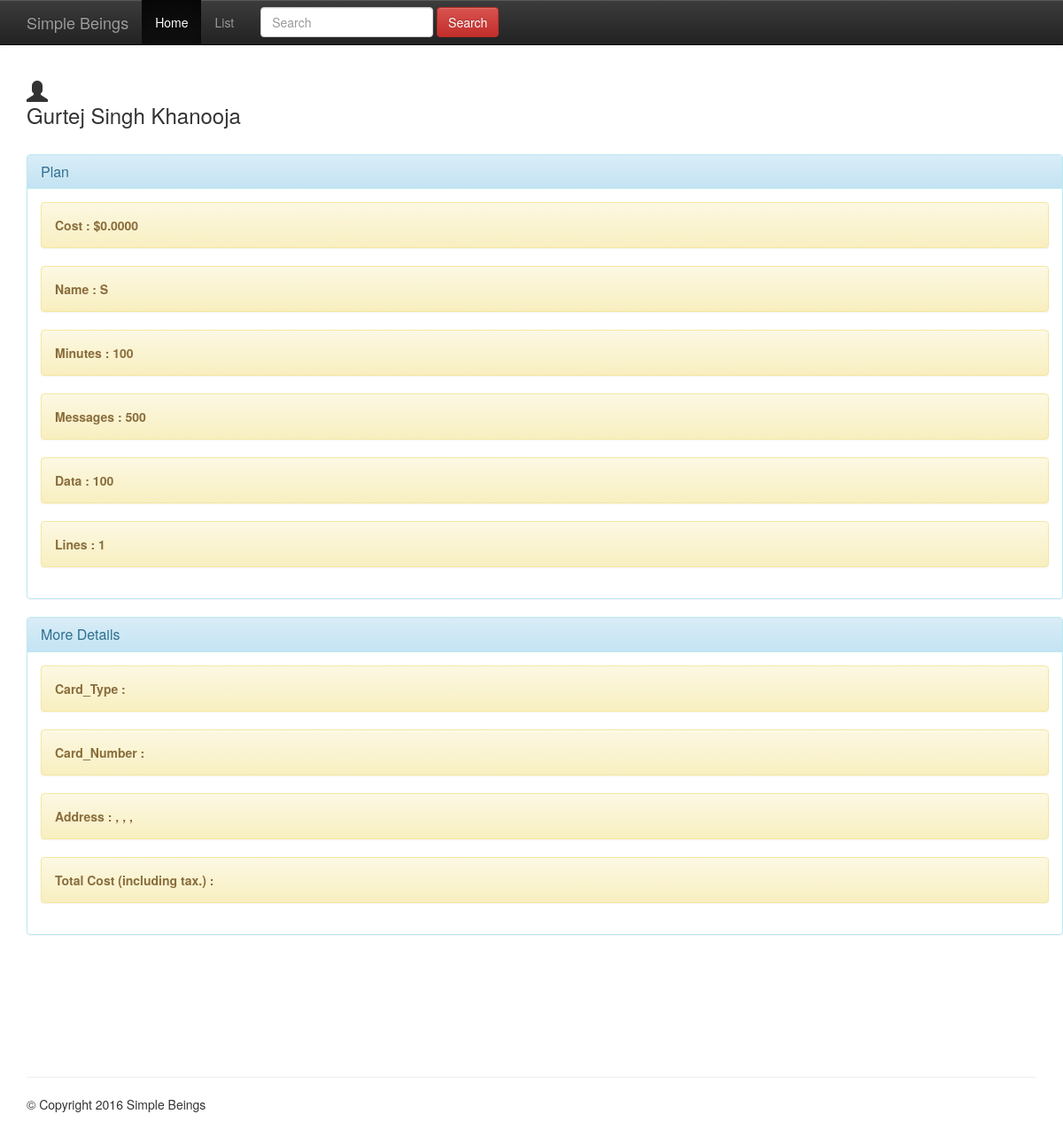
Page /customer_detail.php?id=2 on the earlier database version.
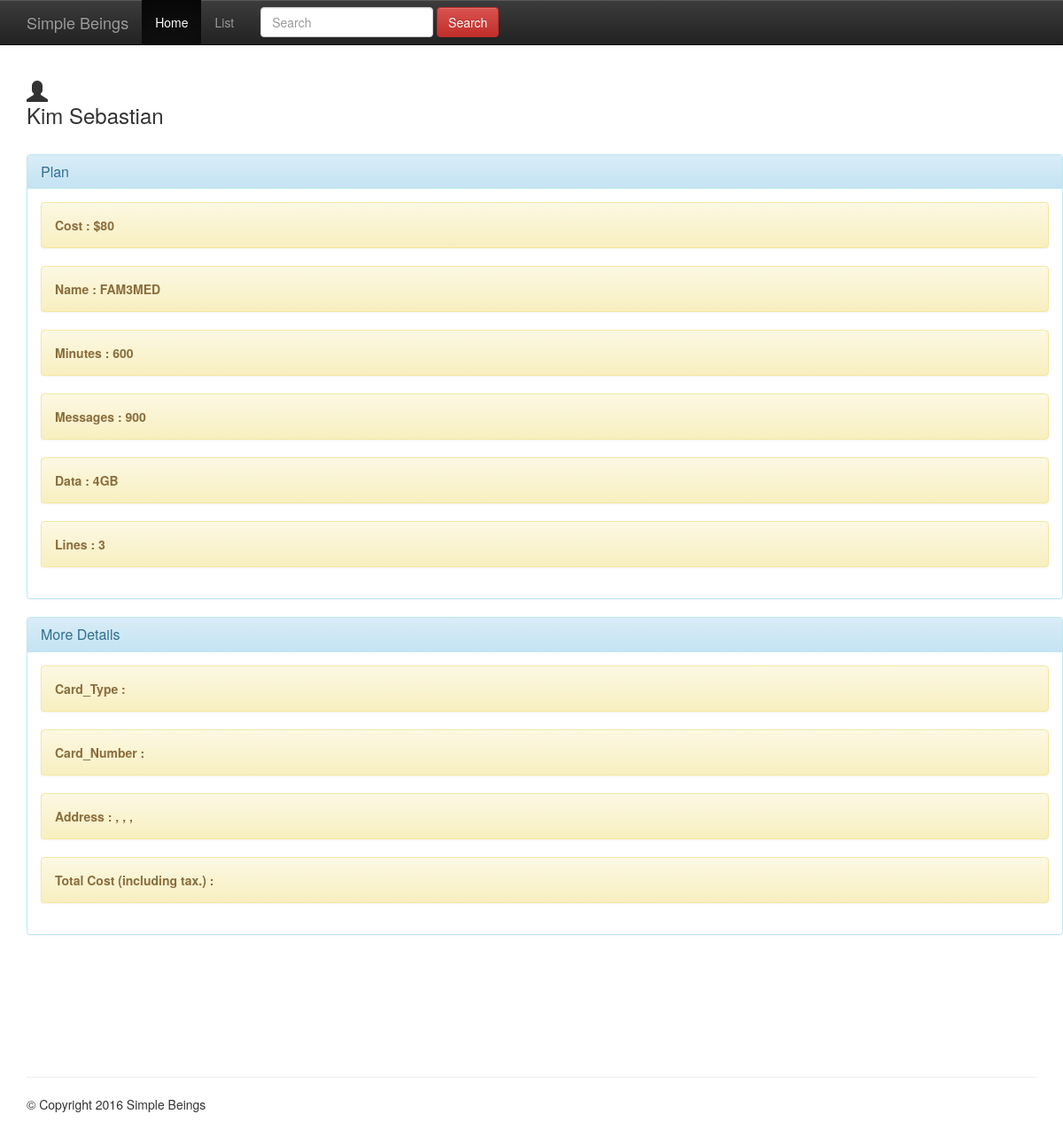
Same page on the later database version.
### tables this page shows
CREATE TABLE `Customer` (
  `Customer_ID` smallint(6) NOT NULL,
  `Customer_FName` char(30) NOT NULL,
  `Customer_Lname` char(30) NOT NULL,
  `Phone_Number` char(10) NOT NULL,
  `Family_Plan` tinyint(4) DEFAULT NULL,
  `Family_PlanID` smallint(6) DEFAULT NULL,
  `Customer_Type` char(4) DEFAULT NULL,
  `Usage_Alert` tinyint(4) DEFAULT NULL,
  `Plan_ID` smallint(6) DEFAULT NULL,
  `Employee_ID` smallint(6) NOT NULL
);

CREATE TABLE `Plans` (
  `Plan_ID` smallint(6) NOT NULL,
  `Plan_Name` varchar(10) NOT NULL,
  `Plan_Cost` int(11) NOT NULL,
  `Minutes` char(9) NOT NULL,
  `Messages` char(9) NOT NULL,
  `Data` char(9) NOT NULL,
  `Lines` tinyint(3) UNSIGNED DEFAULT NULL
);

### customer_detail.php (the view, shortened to what this page needs)
<?php
include 'dbconnect.php';
$customerId = $_REQUEST['id'];
$payment = array('Card_Type' => '','Card_Number' => '', 'Address' => '',
'City' => '', 'State' => '', 'Zip' => '', 'Total_Cost' => '');
$query = "SELECT * FROM Customer JOIN Plans ON Plans.Plan_ID = Customer.Plan_ID WHERE Customer_ID='$customerId'";
$sql = $conn->query($query);
$row  = $sql->fetch_assoc();
if (!empty($row) && 'P' == $row['Customer_Type']) {
  $query = "SELECT * FROM Payment where Customer_ID='$customerId'";
  $sql = $conn->query($query);
  $payment = $sql->fetch_assoc();
}
if($row!= NULL)
{
?>
<!DOCTYPE html>
<html>
  <head>
    <link rel="stylesheet" type="text/css" href="bootstrap/css/bootstrap.min.css">
    <link rel="stylesheet" href="bootstrap/css/bootstrap-theme.min.css">
  </head>
  <body>
    <nav id="myNavbar" class="navbar navbar-default navbar-inverse navbar-fixed-top" role="navigation">
    	<div class="container">
    		<div class="navbar-header">
    			<a class="navbar-brand" href="#">Simple Beings</a>
    		</div>
    		<div class="collapse navbar-collapse" id="navbarCollapse">
    			<ul class="nav navbar-nav">
    				<li class="active"><a href="home.php">Home</a></li>
    				<li><a href="./list.php">List</a></li>
            <li>
              <form class="navbar-form navbar-left" action='./search_customer.php' method='get'>
              <div class="form-group">
                <input type="text" class="form-control" name="searchtext" placeholder="Search" />
              </div>
              <button type="submit" class="btn btn-danger">Search</button>
             </form>
            </li>
    			</ul>
    		</div>
    	</div>
    </nav>
    <div class="container">
      <div><h3><span class="glyphicon glyphicon-user"></span><p><?php echo $row['Customer_FName']. ' '. $row['Customer_Lname']; ?></p></h3></div><br />
      <div class="container">
        <div class="row">
          <div class="panel panel-info">
  <div class="panel-heading">
    <h3 class="panel-title">Plan</h3>
  </div>
  <div class="panel-body">
    <p class="alert alert-warning" role="alert"><b>Cost : $<?php echo $row['Plan_Cost'] ?></b></p>
    <p class="alert alert-warning" role="alert"><b>Name : <?php echo $row['Plan_Name'] ?></b></p>
    <p class="alert alert-warning" role="alert"><b>Minutes : <?php echo $row['Minutes'] ?></b></p>
    <p class="alert alert-warning" role="alert"><b>Messages : <?php echo $row['Messages'] ?></b></p>
    <p class="alert alert-warning" role="alert"><b>Data : <?php echo $row['Data'] ?></b></p>
    <p class="alert alert-warning" role="alert"><b>Lines : <?php echo $row['Lines'] ?></b></p>
  </div>
</div>
<div class="panel panel-info">
<div class="panel-heading">
<h3 class="panel-title">More Details</h3>
</div>
<div class="panel-body">
  <p class="alert alert-warning" role="alert"><b>Card_Type : <?php echo $payment['Card_Type'] ?></b></p>
  <p class="alert alert-warning" role="alert"><b>Card_Number : <?php echo $payment['Card_Number'] ?></b></p>
  <p class="alert alert-warning" role="alert"><b>Address : <?php echo $payment['Address'].', '.$payment['City'].', '.$payment['State'].', '.$payment['Zip'] ?></b></p>
  <p class="alert alert-warning" role="alert"><b>Total Cost (including tax.) : <?php echo $payment['Total_Cost'] ?></b></p>
</div>
</div>
        </div>
      </div>
      <br /><br />
      <br /><br />
      <br /><br />
      <hr>
    	<div class="row">
    		<div class="col-xs-12">
    			<footer>
    				<p>&copy; Copyright 2016 Simple Beings</p>
    			</footer>
    		</div>
    	</div>
    </div>
  </body>
</html>
<?php
}
?>

Differences in the rows shown:
changed customer: Customer_FName "Gurtej Singh" → "Kim"; Customer_Lname "Khanooja" → "Sebastian"; Plan_ID.Plan_Cost "0.0000" → "80"; Plan_ID.Plan_Name "S" → "FAM3MED"; Plan_ID.Minutes "100" → "600"; Plan_ID.Messages "500" → "900"; Plan_ID.Data "100" → "4GB"; Plan_ID.Lines "1" → "3"
